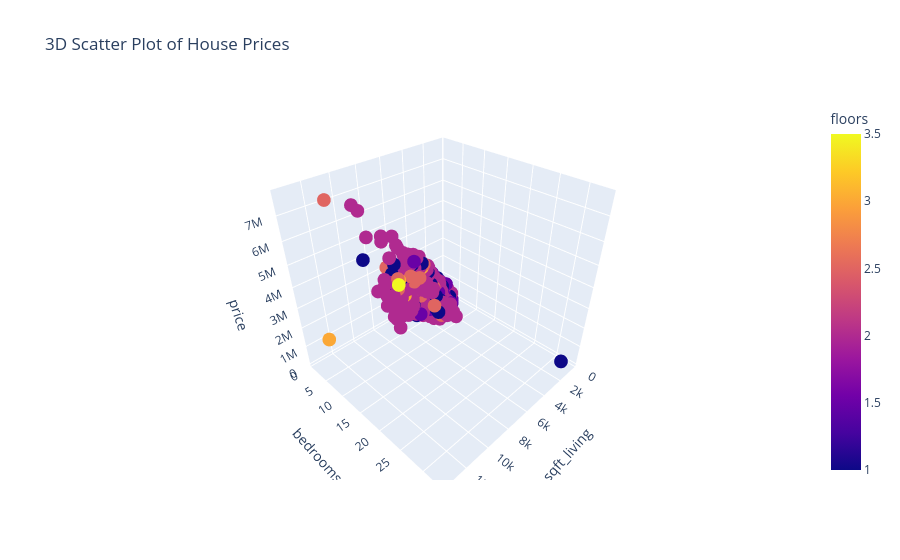

Notebook code cell kept with this figure:
### Code cell
fig = px.scatter_3d(df, x='sqft_living', y='bedrooms', z='price', color='floors',
                    title='3D Scatter Plot of House Prices')
fig.show()

### Figure 1 — Plotly figure (JSON) as saved in the notebook; plotly's stock layout.template omitted (floating-point values rounded to 4 significant figures; data arrays with more than 128 entries replaced by an {"elided": "..."} marker saying what was removed)
{"data": [{"hovertemplate": "sqft_living=%{x}<br>bedrooms=%{y}<br>price=%{z}<br>floors=%{marker.color}<extra></extra>", "legendgroup": "", "marker": {"color": {"elided": "21329 float values"}, "coloraxis": "coloraxis", "symbol": "circle"}, "mode": "markers", "name": "", "scene": "scene", "showlegend": false, "type": "scatter3d", "x": {"elided": "21329 int values"}, "y": {"elided": "21329 int values"}, "z": {"elided": "21329 float values"}}], "layout": {"coloraxis": {"colorbar": {"title": {"text": "floors"}}, "colorscale": [[0, "#0d0887"], [0.1111, "#46039f"], [0.2222, "#7201a8"], [0.3333, "#9c179e"], [0.4444, "#bd3786"], [0.5556, "#d8576b"], [0.6667, "#ed7953"], [0.7778, "#fb9f3a"], [0.8889, "#fdca26"], [1, "#f0f921"]]}, "legend": {"tracegroupgap": 0}, "scene": {"domain": {"x": [0, 1], "y": [0, 1]}, "xaxis": {"title": {"text": "sqft_living"}}, "yaxis": {"title": {"text": "bedrooms"}}, "zaxis": {"title": {"text": "price"}}}, "title": {"text": "3D Scatter Plot of House Prices"}}}
